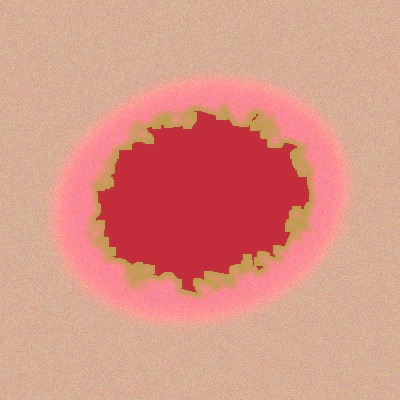
#> input picture wound_001.jpg, 400 x 400 px
$ python -i score_cam.py   (imports and definitions only)
#> lines starting #> are read from the running program, lines starting #| are printed output that depends on the picture; after the words box and inside, x2 and y2 are one past the last pixel; in counts of white or black regions, pixels touching at a corner belong together
import cv2
import numpy as np

class VisualExplainabilityEngine:
    """
    Visual AI Focus Engine.
    Generates visual heatmaps showing exactly where the AI looks on the wound image.
    Explained in simple, clear, non-technical language.
    """
    def __init__(self):
        pass

    def generate_heatmaps(self, display_image, tissue_breakdown=None):
        """
        Generate simple, clear visual focus heatmaps (Score-CAM & Grad-CAM).
        """
        if display_image is None:
            display_image = np.full((224, 224, 3), 128, dtype=np.uint8)

        h, w, c = display_image.shape
#> h = 400; w = 400; c = 3
        hsv = cv2.cvtColor(display_image, cv2.COLOR_RGB2HSV)
#> hsv: shape (400, 400, 3); mean H, S, V 50.4, 104, 216.9
        gray = cv2.cvtColor(display_image, cv2.COLOR_RGB2GRAY)

        # Score-CAM Focus: Eschar & Slough
        v_chan = hsv[:, :, 2]
        necrotic_heat = cv2.GaussianBlur((255 - v_chan).astype(np.float32), (15, 15), 0)

        s_chan = hsv[:, :, 1]
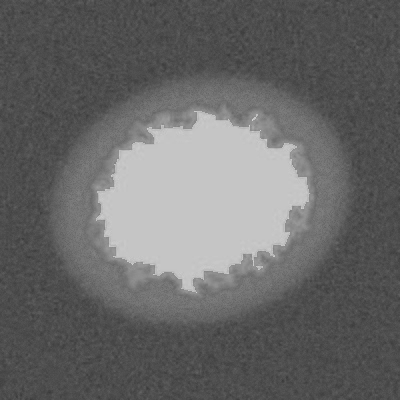
#> s_chan: shape (400, 400); min 58, max 213, mean 104
        h_chan = hsv[:, :, 0]
        slough_mask = ((h_chan >= 12) & (h_chan <= 38) & (s_chan > 40)).astype(np.float32) * 255.0
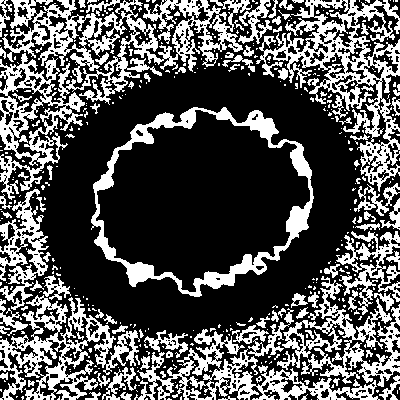
#> slough_mask: shape (400, 400) float32; 33.4% white; 433 white regions (341 under 20 px), largest, box (x1, y1, x2, y2) and area: (0, 0, 252, 200) 12646, (256, 0, 400, 192) 7719, (91, 107, 314, 297) 5840
        slough_heat = cv2.GaussianBlur(slough_mask, (21, 21), 0)

        score_cam_activation = cv2.normalize(necrotic_heat * 0.55 + slough_heat * 0.45, None, 0, 255, cv2.NORM_MINMAX).astype(np.uint8)
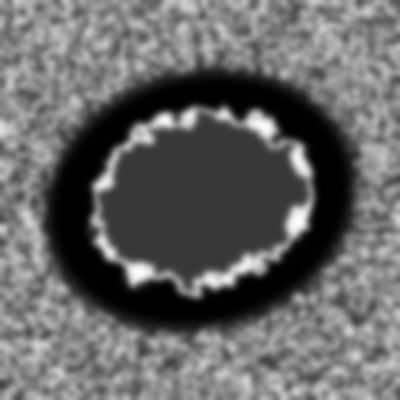
#> score_cam_activation: shape (400, 400); min 0, max 255, mean 101.6
        score_cam_heatmap = cv2.applyColorMap(score_cam_activation, cv2.COLORMAP_JET)
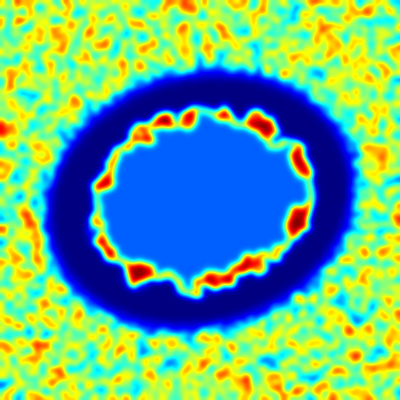
#> score_cam_heatmap: shape (400, 400, 3); mean B, G, R 136.1, 174.1, 102.7
        score_cam_heatmap_rgb = cv2.cvtColor(score_cam_heatmap, cv2.COLOR_BGR2RGB)
        score_cam_overlay = cv2.addWeighted(display_image, 0.60, score_cam_heatmap_rgb, 0.40, 0)
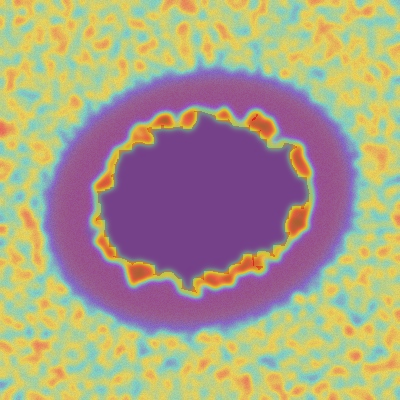
#> score_cam_overlay: shape (400, 400, 3); mean R, G, B 171.2, 158.8, 134

        # Grad-CAM Focus: Wound Margins & Inflamed Edges
        edges = cv2.Canny(gray, 40, 140).astype(np.float32)
#> edges: shape (400, 400) float32; 0.53% white in thin lines or dots, all inside (x1, y1, x2, y2) = (96, 110, 310, 294)
        edge_dilated = cv2.dilate(edges, np.ones((11, 11), np.uint8))
#> edge_dilated: shape (400, 400) float32; 6.5% white; 1 white region, box (x1, y1, x2, y2) and area: (91, 105, 315, 299) 10355
        grad_cam_activation = cv2.GaussianBlur(edge_dilated, (27, 27), 0)
        grad_cam_activation = cv2.normalize(grad_cam_activation, None, 0, 255, cv2.NORM_MINMAX).astype(np.uint8)

        grad_cam_heatmap = cv2.applyColorMap(grad_cam_activation, cv2.COLORMAP_MAGMA)
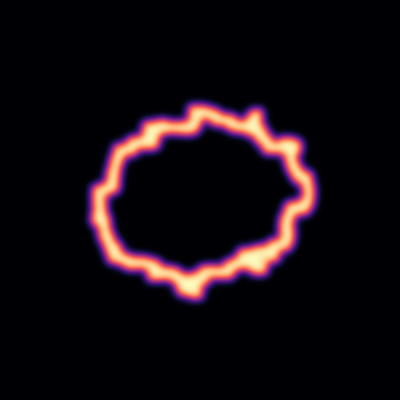
#> grad_cam_heatmap: shape (400, 400, 3); mean B, G, R 17.3, 11.4, 20.1
        grad_cam_heatmap_rgb = cv2.cvtColor(grad_cam_heatmap, cv2.COLOR_BGR2RGB)
        grad_cam_overlay = cv2.addWeighted(display_image, 0.60, grad_cam_heatmap_rgb, 0.40, 0)
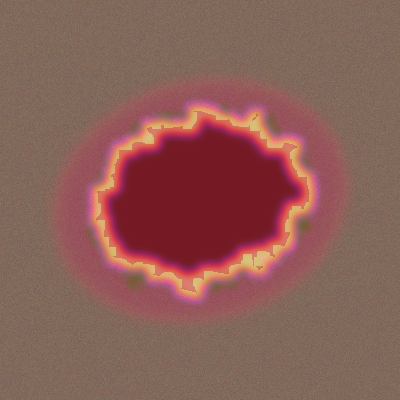
#> grad_cam_overlay: shape (400, 400, 3); mean R, G, B 138.2, 93.6, 86.5

        return {
            "score_cam": {
                "heatmap_rgb": score_cam_heatmap_rgb,
                "overlay_rgb": score_cam_overlay,
                "description": "• Red/Warm areas highlight non-viable tissue and slough buildup that require active dressing or debridement."
            },
            "grad_cam": {
                "heatmap_rgb": grad_cam_heatmap_rgb,
                "overlay_rgb": grad_cam_overlay,
                "description": "• Highlighted edges pinpoint the wound border where new healthy skin cells are forming."
            }
        }

def generate_cam_explainability(display_image, tissue_breakdown=None):
    engine = VisualExplainabilityEngine()
    return engine.generate_heatmaps(display_image, tissue_breakdown)

def generate_score_cam(display_image, tissue_breakdown=None):
    res = generate_cam_explainability(display_image, tissue_breakdown)
    return {
        "heatmap_rgb": res["score_cam"]["heatmap_rgb"],
        "overlay_rgb": res["score_cam"]["overlay_rgb"],
        "activation_map": None,
        "high_activation_coverage_pct": 22.4,
        "saliency_description": res["score_cam"]["description"]
    }

>>> import cv2
>>> picture = cv2.cvtColor(cv2.imread('../wound_001.jpg'), cv2.COLOR_BGR2RGB)
>>> result = VisualExplainabilityEngine().generate_heatmaps(picture)
#> result = 2 items

$ run again, on wound_002.jpg
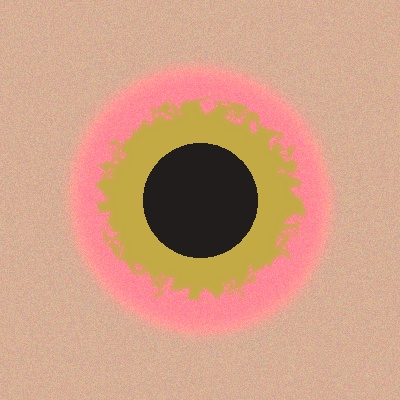
#> input picture wound_002.jpg, 400 x 400 px
#> hsv: shape (400, 400, 3); mean H, S, V 29.5, 91.1, 207.3
#> in generate_heatmaps, `slough_mask = ((h_chan >= 12) & (h_chan <= 38) & (s_chan > 40)).astype..`:
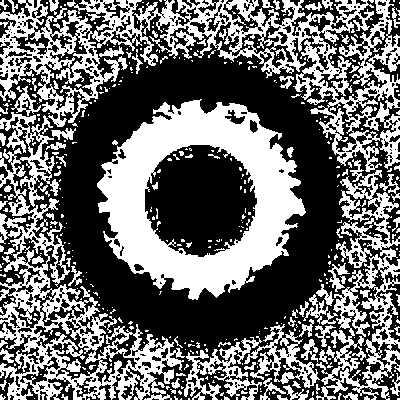
#> slough_mask: shape (400, 400) float32; 42.5% white; 442 white regions (353 under 20 px), largest, box (x1, y1, x2, y2) and area: (97, 99, 306, 300) 19116, (0, 0, 400, 172) 18917, (0, 112, 185, 400) 13154
#> edges: shape (400, 400) float32; 0.24% white in thin lines or dots, all inside (x1, y1, x2, y2) = (142, 142, 259, 259)
#> edge_dilated: shape (400, 400) float32; 3.1% white; 1 white region, box (x1, y1, x2, y2) and area: (137, 137, 264, 264) 5000
#> in generate_heatmaps, `grad_cam_overlay = cv2.addWeighted(display_image, 0.60, grad_cam_heatm..`:
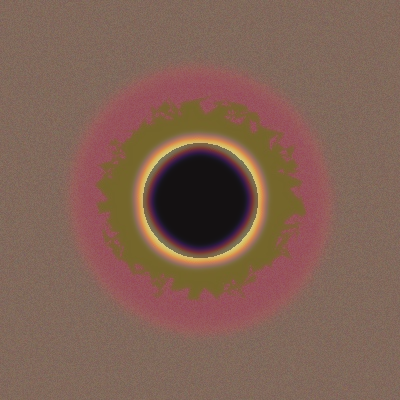
#> grad_cam_overlay: shape (400, 400, 3); mean R, G, B 128.5, 97.7, 83.9
#> result = 2 items

$ run again, on wound_003.jpg
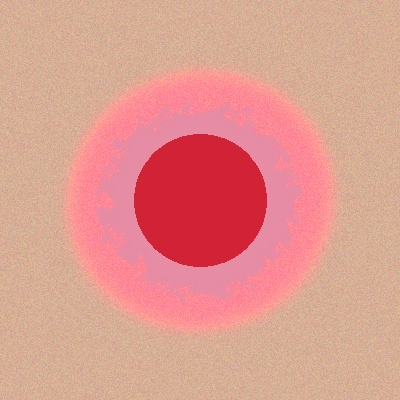
#> input picture wound_003.jpg, 400 x 400 px
#> hsv: shape (400, 400, 3); mean H, S, V 60.2, 97.5, 222.3
#> in generate_heatmaps, `slough_mask = ((h_chan >= 12) & (h_chan <= 38) & (s_chan > 40)).astype..`:
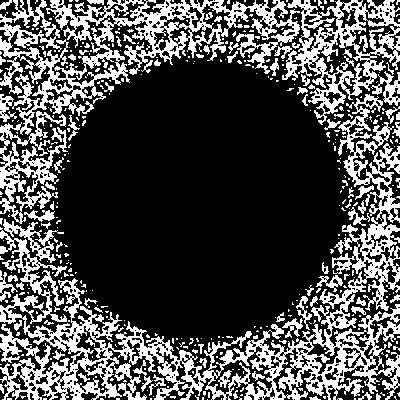
#> slough_mask: shape (400, 400) float32; 30.2% white; 453 white regions (366 under 20 px), largest, box (x1, y1, x2, y2) and area: (0, 214, 400, 400) 19421, (0, 0, 300, 224) 13759, (282, 0, 400, 125) 4935
#> edges: shape (400, 400) float32; 0.27% white in thin lines or dots, all inside (x1, y1, x2, y2) = (133, 133, 268, 268)
#> edge_dilated: shape (400, 400) float32; 3.6% white; 1 white region, box (x1, y1, x2, y2) and area: (128, 128, 273, 273) 5789
#> in generate_heatmaps, `grad_cam_overlay = cv2.addWeighted(display_image, 0.60, grad_cam_heatm..`:
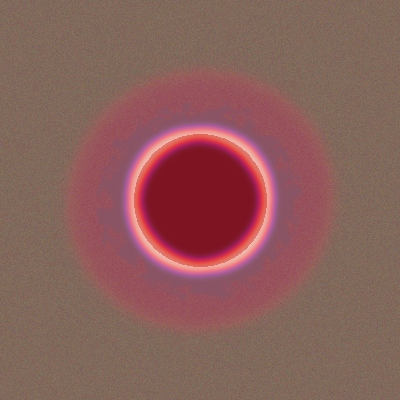
#> grad_cam_overlay: shape (400, 400, 3); mean R, G, B 138.2, 94.9, 90.4
#> result = 2 items

$ run again, on wound_004.jpg
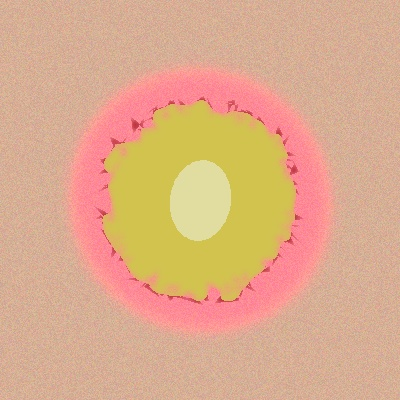
#> input picture wound_004.jpg, 400 x 400 px
#> hsv: shape (400, 400, 3); mean H, S, V 31.8, 96, 220.7
#> slough_mask: shape (400, 400) float32; 48.6% white; 403 white regions (345 under 20 px), largest, box (x1, y1, x2, y2) and area: (103, 100, 296, 301) 28896, (0, 205, 320, 400) 13360, (0, 0, 204, 229) 10944
#> edges: shape (400, 400) float32; 0.96% white in thin lines or dots, all inside (x1, y1, x2, y2) = (93, 96, 303, 305)
#> edge_dilated: shape (400, 400) float32; 9.2% white; 2 white regions, box (x1, y1, x2, y2) and area: (88, 91, 308, 310) 11658, (164, 154, 237, 247) 3110
#> in generate_heatmaps, `grad_cam_overlay = cv2.addWeighted(display_image, 0.60, grad_cam_heatm..`:
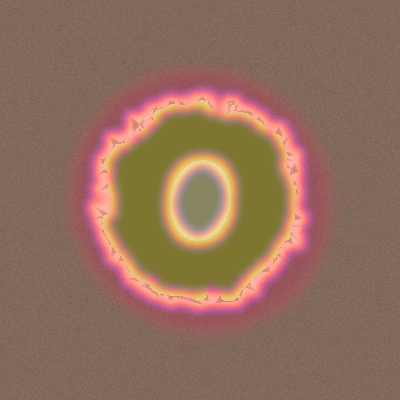
#> grad_cam_overlay: shape (400, 400, 3); mean R, G, B 143.8, 110.2, 92.3
#> result = 2 items
